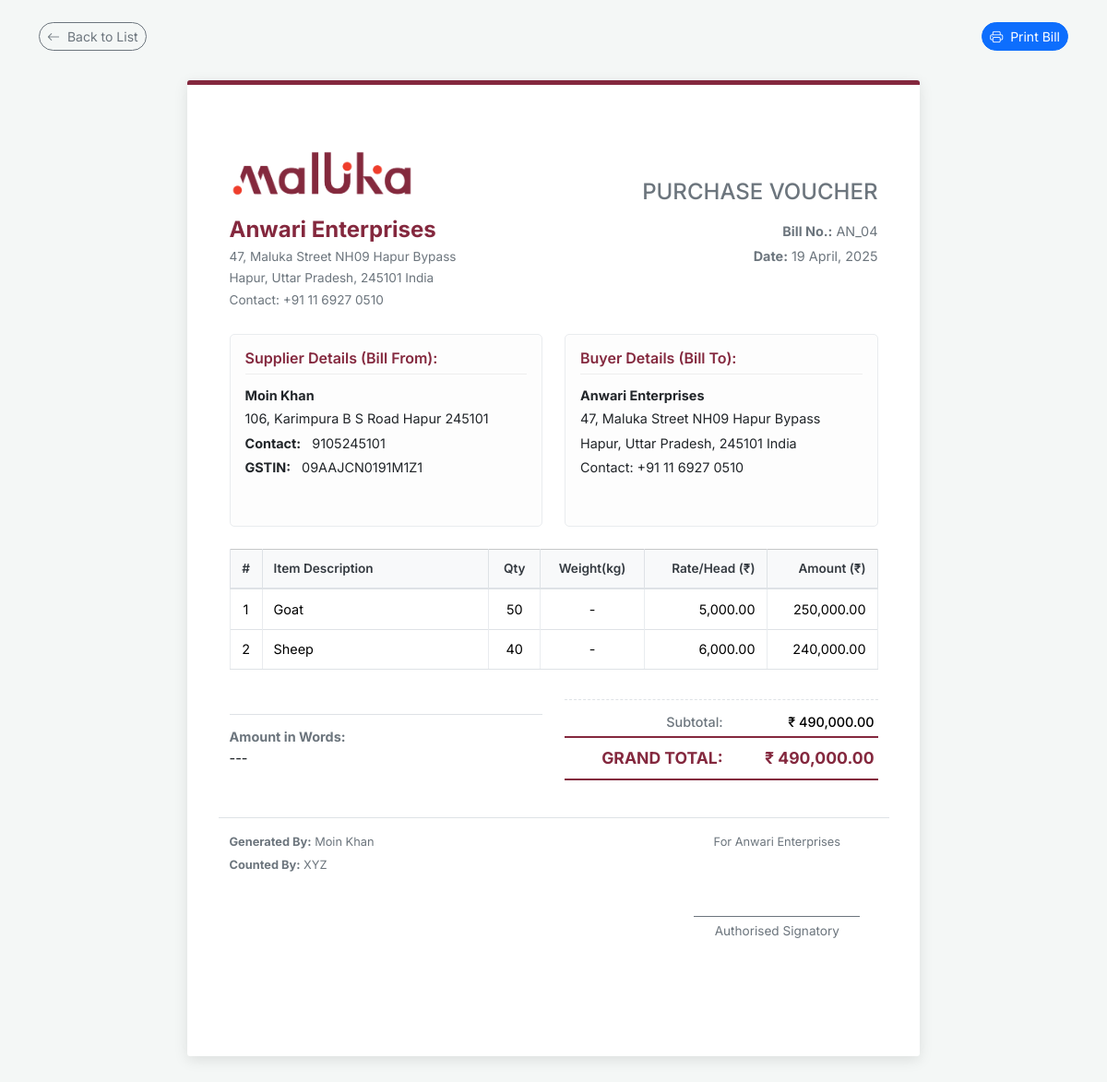
Screenshot of /purchase/view/3 (signed in) with the database file from the repository.
### models.py (models this page shows)
class PurchaseTransaction(db.Model):
    __tablename__ = 'purchase_transaction'
    id = db.Column(db.Integer, primary_key=True)
    transaction_date = db.Column(db.Date, nullable=False)
    party_id = db.Column(db.Integer, db.ForeignKey('party.id'), nullable=False)
    total_amount = db.Column(db.Numeric(15, 2), nullable=False)
    bill_number = db.Column(db.String(100), nullable=True)
    notes = db.Column(db.Text, nullable=True)
    tag_number = db.Column(db.String(100), nullable=True)
    generated_by = db.Column(db.String(100), nullable=True)
    counted_by = db.Column(db.String(100), nullable=True)
    created_at = db.Column(db.DateTime, default=datetime.utcnow)
    updated_at = db.Column(db.DateTime, default=datetime.utcnow, onupdate=datetime.utcnow)
    items = db.relationship('PurchaseItem', back_populates='purchase', cascade="all, delete-orphan")

class Party(db.Model):
    __tablename__ = 'party'
    id = db.Column(db.Integer, primary_key=True)
    name = db.Column(db.String(255), unique=True, nullable=False)
    party_type = db.Column(db.Enum(PartyType), nullable=False)
    address = db.Column(db.Text)
    contact_info = db.Column(db.String(255))
    pan_number = db.Column(db.String(15))
    gstin_number = db.Column(db.String(20))
    bank_account_name = db.Column(db.String(255))
    bank_account_number = db.Column(db.String(50))
    bank_ifsc_code = db.Column(db.String(20))
    created_at = db.Column(db.DateTime, default=datetime.utcnow)
    updated_at = db.Column(db.DateTime, default=datetime.utcnow, onupdate=datetime.utcnow)
    purchase_transactions = db.relationship('PurchaseTransaction', backref='party', lazy=True)
    sales_transactions = db.relationship('SalesTransaction', back_populates='party', cascade="all, delete-orphan")
    payments = db.relationship('Payment', backref='party', lazy=True)

class Item(db.Model):
    __tablename__ = 'item'
    id = db.Column(db.Integer, primary_key=True)
    name = db.Column(db.String(100), unique=True, nullable=False)
    description = db.Column(db.Text)
    created_at = db.Column(db.DateTime, default=datetime.utcnow)
    updated_at = db.Column(db.DateTime, default=datetime.utcnow, onupdate=datetime.utcnow)
    purchase_items = db.relationship('PurchaseItem', back_populates='item')
    sales_items = db.relationship('SalesItem', back_populates='item')

class PurchaseItem(db.Model):
    __tablename__ = 'purchase_items'
    id = db.Column(db.Integer, primary_key=True)
    purchase_id = db.Column(db.Integer, db.ForeignKey('purchase_transaction.id'), nullable=False)
    item_id = db.Column(db.Integer, db.ForeignKey('item.id'), nullable=False)
    quantity = db.Column(db.Integer, nullable=False)
    weight = db.Column(db.Numeric(10, 2), nullable=True)
    price = db.Column(db.Numeric(12, 2), nullable=False)
    amount = db.Column(db.Numeric(15, 2), nullable=False)
    tag_number = db.Column(db.String(100), nullable=True)
    purchase = db.relationship('PurchaseTransaction', back_populates='items')
    item = db.relationship('Item', back_populates='purchase_items')

### routes/purchase.py (the view)
@purchase_bp.route('/view/<int:purchase_id>')
def view_purchase(purchase_id):
    purchase = PurchaseTransaction.query.options(
        joinedload(PurchaseTransaction.party),
        joinedload(PurchaseTransaction.items).joinedload(PurchaseItem.item)
    ).get_or_404(purchase_id)
    item_details = [
        {
            "item": i.item,
            "quantity": i.quantity,
            "weight": i.weight,
            "price": i.price,
            "amount": i.amount,
            "tag_number": i.tag_number
        }
        for i in purchase.items
    ]
    grand_total = sum(i['amount'] for i in item_details)
    bill = {
        "id": purchase.id,
        "transaction_date": purchase.transaction_date,
        "bill_number": purchase.bill_number,
        "party": purchase.party,
        "items": item_details,
        "notes": purchase.notes,
        "generated_by": purchase.generated_by,
        "counted_by": purchase.counted_by,
        "grand_total": grand_total,
        "amount_in_words": None  # Implement num2words if needed
    }
    return render_template("purchase/view_purchase.html", bill=bill)

### app.py (called while the page is built)
@app.before_request
def require_login():
    allowed_routes = ['login_bp.login_page', 'login_bp.login_submit', 'static']
    if 'user_id' not in session and request.endpoint not in allowed_routes:
        return redirect(url_for('login_bp.login_page'))

### templates/purchase/view_purchase.html (shortened to what this page needs)
<!DOCTYPE html>
<html lang="en">
<head>
    <link href="https://cdn.jsdelivr.net/npm/bootstrap@5.3.3/dist/css/bootstrap.min.css" rel="stylesheet"
>
    <link rel="stylesheet" href="https://cdn.jsdelivr.net/npm/bootstrap-icons@1.11.3/font/bootstrap-icons.min.css">
</head>
<body>
    <div class="container my-4 no-print">
        <div class="d-flex justify-content-between align-items-center">
            <a href="{{ url_for('purchase.list_purchases') }}" class="btn btn-sm btn-outline-secondary rounded-pill">
                <i class="bi bi-arrow-left me-1"></i> Back to List
            </a>
            <div>
                <button class="btn btn-sm btn-primary rounded-pill" onclick="window.print();">
                    <i class="bi bi-printer me-1"></i> Print Bill
                </button>
            </div>
        </div>
    </div>
    <div class="bill-container">
        <header class="row bill-header mb-4 align-items-center">
            <div class="col-md-7">
                <img src="{{ url_for('static', filename='logo1.png') }}" alt="Anwari Enterprises Logo" style="max-height: 200px; max-width: 200px;" class="mb-2 no-print">
                <h1>Anwari Enterprises</h1>
                <p>47, Maluka Street NH09 Hapur Bypass</p>
                <p>Hapur, Uttar Pradesh, 245101 India</p>
                <p>Contact: +91 11 6927 0510</p>
            </div>
            <div class="col-md-5 text-md-end mt-3 mt-md-0 bill-info">
                <h2 class="h4 mb-3" style="color: var(--text-muted);">PURCHASE VOUCHER</h2>
                <p><strong>Bill No.:</strong> {{ bill.bill_number or bill.id }}</p>
                <p><strong>Date:</strong> {{ bill.transaction_date.strftime('%d %B, %Y') }}</p>
            </div>
        </header>
        <section class="row mb-4">
            <div class="col-md-6 mb-3 mb-md-0">
                <div class="details-section h-100">
                    <h6>Supplier Details (Bill From):</h6>
                    <p class="fw-bold mb-1">{{ bill.party.name }}</p>
                    <p>{{ bill.party.address or 'Address not provided' }}</p>
                    <p><strong>Contact:</strong> {{ bill.party.contact_info or '-' }}</p>
                    <p><strong>GSTIN:</strong> {{ bill.party.gstin_number or '-' }}</p>
                </div>
            </div>
            <div class="col-md-6">
                <div class="details-section h-100">
                    <h6>Buyer Details (Bill To):</h6>
                    <p class="fw-bold mb-1">Anwari Enterprises</p>
                    <p>47, Maluka Street NH09 Hapur Bypass</p>
                    <p>Hapur, Uttar Pradesh, 245101 India</p>
                    <p>Contact: +91 11 6927 0510</p>
                </div>
            </div>
        </section>
        <section class="item-section mb-4">
            <table class="table item-table table-bordered table-sm align-middle">
                <thead class="table-light">
                    <tr>
                        <th scope="col" class="text-center" style="width: 5%;">#</th>
                        <th scope="col" style="width: 35%;">Item Description</th>
                        <th scope="col" class="text-center">Qty</th>
                        <th scope="col" class="text-center">Weight(kg)</th>
                        <th scope="col" class="text-end">Rate/Head (₹)</th>
                        <th scope="col" class="text-end">Amount (₹)</th>
                    </tr>
                </thead>
                <tbody>
                    {% for item_detail in bill["items"] %}
                    <tr>
                        <td class="text-center">{{ loop.index }}</td>
                        <td class="item-description">
                            {{ item_detail.item.name }}
                        </td>
                        <td class="text-center">{{ item_detail.quantity }}</td>
                        <td class="text-center">{{ "{:,.2f}".format(item_detail.weight) if item_detail.weight else '-'
                            }}</td>
                        <td class="text-end">{{ "{:,.2f}".format(item_detail.price) }}</td>
                        <td class="text-end">{{ "{:,.2f}".format(item_detail.amount) }}</td>
                    </tr>
                    {% else %}
                    <tr>
                        <td colspan="6" class="text-center text-muted p-4">No items found.</td>
                    </tr>
                    {% endfor %}
                </tbody>
            </table>
        </section>
        <section class="row mb-4">
            <div class="col-md-6">
                <div class="amount-in-words h-100">
                    <strong>Amount in Words:</strong><br>
                    {{ bill.amount_in_words or '---' }}
                </div>
            </div>
            <div class="col-md-6">
                <div class="totals-section">
                    <table class="table table-sm table-borderless">
                        <tbody>
                            <tr>
                                <td class="total-label">Subtotal:</td>
                                <td class="text-end total-value">₹ {{ "{:,.2f}".format(bill.grand_total) }}</td>
                            </tr>
                            <tr class="grand-total">
                                <td class="total-label">GRAND TOTAL:</td>
                                <td class="text-end">₹ {{ "{:,.2f}".format(bill.grand_total) }}</td>
                            </tr>
                        </tbody>
                    </table>
                </div>
            </div>
        </section>
        <footer class="bill-footer row">
            <div class="col-8">
                <p class="mb-1"><strong>Generated By:</strong> {{ bill.generated_by or '-' }}</p>
                <p><strong>Counted By:</strong> {{ bill.counted_by or '-' }}</p>
            </div>
            <div class="col-4 text-center">
                <p class="mb-1">For Anwari Enterprises</p>
                <div class="signature-area">
                    <div class="signature-line"></div>
                    Authorised Signatory
                </div>
            </div>
        </footer>
    </div>
</body>
</html>

### templates/purchase/view_purchase.html (style rules this page uses)
:root { --theme-color: #84283e; --text-color: #212529; --text-muted: #6c757d; --border-color: #dee2e6; --header-bg: #f8f9fa; --body-bg-screen: #f4f7f6; }
body { font-family: 'Inter', sans-serif; background-color: var(--body-bg-screen); color: var(--text-color); line-height: 1.6; -webkit-print-color-adjust: exact !important; print-color-adjust: exact !important; }
.bill-container { max-width: 21cm; min-height: 28cm; margin: 2rem auto; background-color: #ffffff; padding: 1.5cm 1.2cm; box-shadow: 0 4px 15px rgba(0, 0, 0, 0.1); border-top: 5px solid var(--theme-color); border-radius: 3px; position: relative; }
.bill-header h1 { color: var(--theme-color); font-weight: 700; font-size: 1.5rem; margin-bottom: 0.25rem; }
.bill-header p { margin-bottom: 0.1rem; font-size: 0.85rem; color: var(--text-muted); }
.bill-info p { margin-bottom: 0.25rem; font-size: 0.9rem; }
.bill-info strong { min-width: 80px; display: inline-block; }
.details-section { font-size: 0.9rem; margin-bottom: 2rem; padding: 1rem; border: 1px solid #e9ecef; border-radius: 5px; background-color: #fdfdfd; }
.details-section h6 { font-weight: 600; color: var(--theme-color); margin-bottom: 0.75rem; border-bottom: 1px solid #eee; padding-bottom: 0.4rem; }
.details-section p { margin-bottom: 0.3rem; line-height: 1.5; }
.details-section strong { color: var(--text-color); margin-right: 8px; }
.item-table { font-size: 0.9rem; margin-bottom: 0; }
.item-table thead th { background-color: var(--header-bg) !important; font-weight: 600; font-size: 0.85rem; border-bottom-width: 2px; border-color: var(--border-color) !important; color: #343a40; padding: 0.6rem 0.75rem; }
.item-table tbody td { padding: 0.6rem 0.75rem; vertical-align: top; border-color: #e9ecef !important; }
.item-table tbody tr:last-child td { border-bottom: 1px solid var(--border-color) !important; }
.totals-section { font-size: 0.9rem; margin-top: 0.5rem; padding-top: 0.5rem; border-top: 1px dashed var(--border-color); }
.totals-section .table { margin-bottom: 0; }
.totals-section .total-label { font-weight: 500; text-align: right; padding-right: 10px; color: var(--text-muted); }
.totals-section .total-value { font-weight: 500; }
.totals-section .grand-total td { font-weight: 700; font-size: 1.1rem; color: var(--theme-color); border-top: 2px solid var(--theme-color) !important; border-bottom: 2px solid var(--theme-color) !important; padding-top: 0.5rem; padding-bottom: 0.5rem; }
.amount-in-words { font-size: 0.9rem; font-weight: 500; margin-top: 1.5rem; padding-top: 0.75rem; border-top: 1px solid var(--border-color); }
.amount-in-words strong { color: var(--text-muted); }
.bill-footer { margin-top: 2.5rem; padding-top: 1rem; border-top: 1px solid var(--border-color); font-size: 0.8rem; color: var(--text-muted); }
.signature-area { margin-top: 2.5rem; padding-top: 0; text-align: center; font-size: 0.85rem; }
.signature-line { border-bottom: 1px solid #6c757d; width: 180px; margin: 0 auto; margin-bottom: 5px; height: 30px; }

### rows the page displays
PurchaseTransaction: bill_number "AN_04", transaction_date "19 April, 2025", generated_by "Moin Khan", counted_by "XYZ"
Party: party.name "Moin Khan", party "106, Karimpura B S Road Hapur 245101", party "9105245101", party "09AAJCN0191M1Z1"
Item: item.name "Goat"
PurchaseItem: price "5,000.00", amount "250,000.00"
Item: item.name "Sheep"
PurchaseItem: price "6,000.00", amount "240,000.00"

### other values shown
{{ item_detail.quantity }} "50" "40"
{{ "{:,.2f}".format(item_detail.weight) if item_detail.weight else '-' }} "-" "-"
{{ bill.amount_in_words or '---' }} "---"
{{ "{:,.2f}".format(bill.grand_total) }} "490,000.00"
